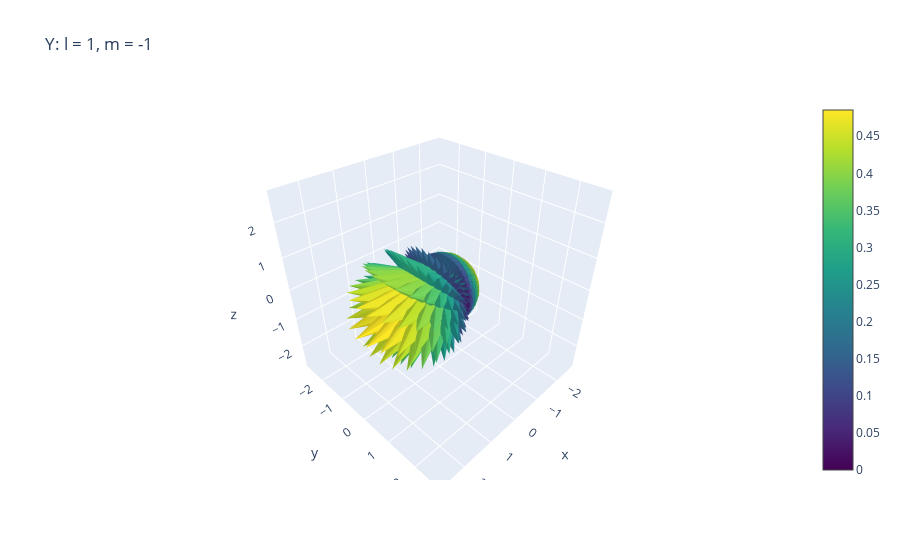
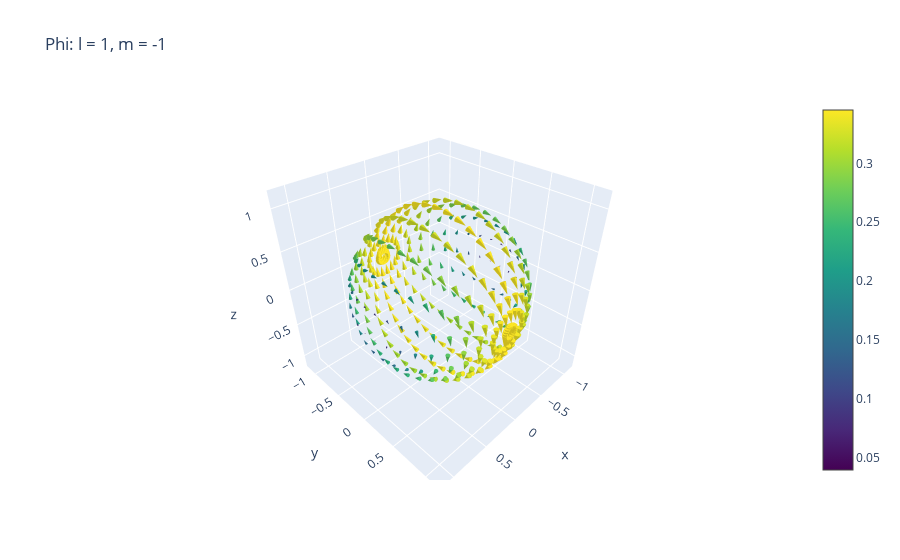
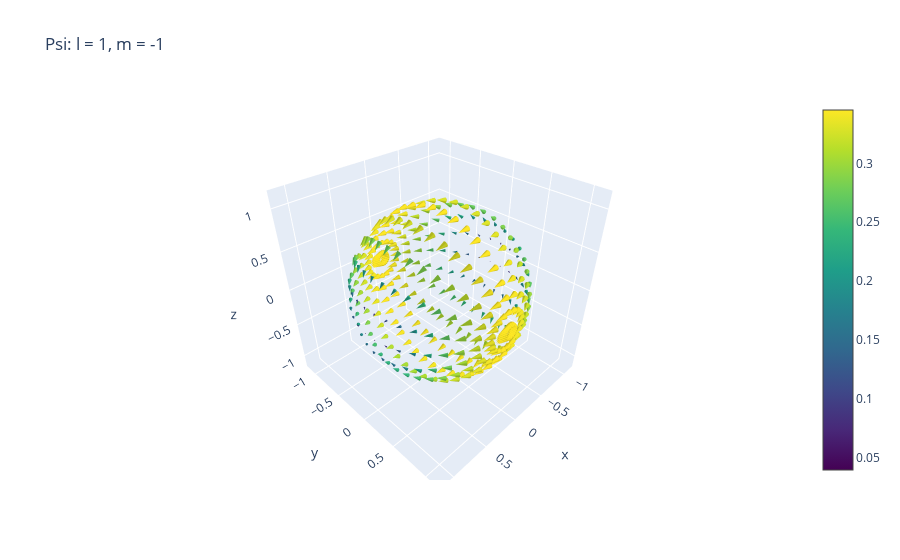
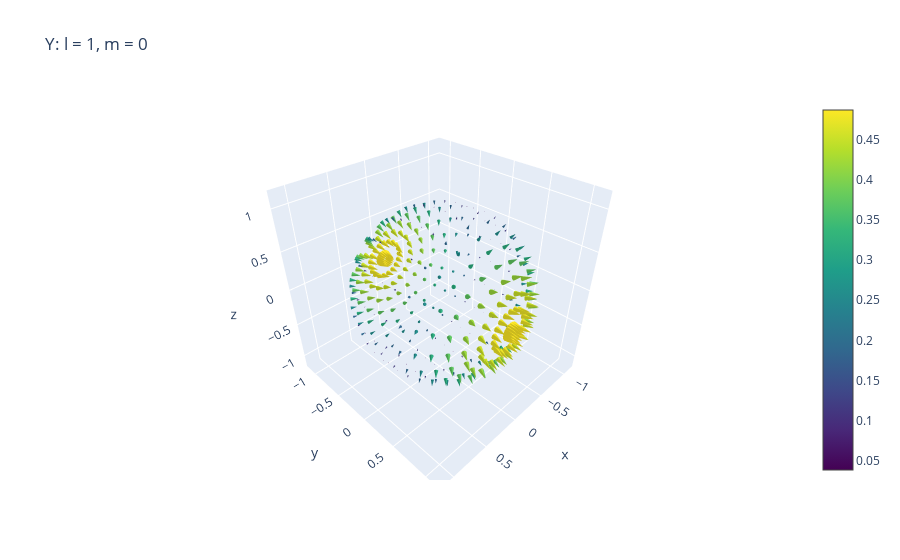

The code cell stored with these charts, in order, in its notebook:
### Code cell
l = 1

# Grid points on the sphere
for m in range(-l, l + 1):
    for func in ["Y", "Phi", "Psi"]:
        coeffs = e3nn.IrrepsArray(
            e3nn.s2_irreps(l)[-1],
            jnp.zeros(2 * l + 1).at[m + l].set(1),
        )
        sig = create_vector_field(
            coeffs=coeffs,
            basis_fn=func,
            res_beta=20,
            res_alpha=19,
        )
        fig = plot_vector_field(sig)
        fig.update_layout(title_text=rf"{func}: l = {l}, m = {m}")
        fig.show()

### Figure 1 — Plotly figure (JSON) as saved in the notebook; plotly's stock layout.template omitted (floating-point values rounded to 4 significant figures; data arrays with more than 128 entries replaced by an {"elided": "..."} marker saying what was removed)
{"data": [{"anchor": "tail", "colorscale": [[0, "#440154"], [0.1111, "#482878"], [0.2222, "#3e4989"], [0.3333, "#31688e"], [0.4444, "#26828e"], [0.5556, "#1f9e89"], [0.6667, "#35b779"], [0.7778, "#6ece58"], [0.8889, "#b5de2b"], [1, "#fde725"]], "showscale": true, "sizemode": "scaled", "sizeref": 5, "type": "cone", "u": {"elided": "380 float values"}, "v": {"elided": "380 float values"}, "w": {"elided": "380 float values"}, "x": {"elided": "380 float values"}, "y": {"elided": "380 float values"}, "z": {"elided": "380 float values"}}], "layout": {"scene": {"aspectmode": "data"}, "title": {"text": "Y: l = 1, m = -1"}}}

### Figure 2 — Plotly figure (JSON) as saved in the notebook; plotly's stock layout.template omitted (floating-point values rounded to 4 significant figures; data arrays with more than 128 entries replaced by an {"elided": "..."} marker saying what was removed)
{"data": [{"anchor": "tail", "colorscale": [[0, "#440154"], [0.1111, "#482878"], [0.2222, "#3e4989"], [0.3333, "#31688e"], [0.4444, "#26828e"], [0.5556, "#1f9e89"], [0.6667, "#35b779"], [0.7778, "#6ece58"], [0.8889, "#b5de2b"], [1, "#fde725"]], "showscale": true, "sizemode": "scaled", "sizeref": 5, "type": "cone", "u": {"elided": "380 float values"}, "v": {"elided": "380 float values"}, "w": {"elided": "380 float values"}, "x": {"elided": "380 float values"}, "y": {"elided": "380 float values"}, "z": {"elided": "380 float values"}}], "layout": {"scene": {"aspectmode": "data"}, "title": {"text": "Phi: l = 1, m = -1"}}}

### Figure 3 — Plotly figure (JSON) as saved in the notebook; plotly's stock layout.template omitted (floating-point values rounded to 4 significant figures; data arrays with more than 128 entries replaced by an {"elided": "..."} marker saying what was removed)
{"data": [{"anchor": "tail", "colorscale": [[0, "#440154"], [0.1111, "#482878"], [0.2222, "#3e4989"], [0.3333, "#31688e"], [0.4444, "#26828e"], [0.5556, "#1f9e89"], [0.6667, "#35b779"], [0.7778, "#6ece58"], [0.8889, "#b5de2b"], [1, "#fde725"]], "showscale": true, "sizemode": "scaled", "sizeref": 5, "type": "cone", "u": {"elided": "380 float values"}, "v": {"elided": "380 float values"}, "w": {"elided": "380 float values"}, "x": {"elided": "380 float values"}, "y": {"elided": "380 float values"}, "z": {"elided": "380 float values"}}], "layout": {"scene": {"aspectmode": "data"}, "title": {"text": "Psi: l = 1, m = -1"}}}

### Figure 4 — Plotly figure (JSON) as saved in the notebook; plotly's stock layout.template omitted (floating-point values rounded to 4 significant figures; data arrays with more than 128 entries replaced by an {"elided": "..."} marker saying what was removed)
{"data": [{"anchor": "tail", "colorscale": [[0, "#440154"], [0.1111, "#482878"], [0.2222, "#3e4989"], [0.3333, "#31688e"], [0.4444, "#26828e"], [0.5556, "#1f9e89"], [0.6667, "#35b779"], [0.7778, "#6ece58"], [0.8889, "#b5de2b"], [1, "#fde725"]], "showscale": true, "sizemode": "scaled", "sizeref": 5, "type": "cone", "u": {"elided": "380 float values"}, "v": {"elided": "380 float values"}, "w": {"elided": "380 float values"}, "x": {"elided": "380 float values"}, "y": {"elided": "380 float values"}, "z": {"elided": "380 float values"}}], "layout": {"scene": {"aspectmode": "data"}, "title": {"text": "Y: l = 1, m = 0"}}}
